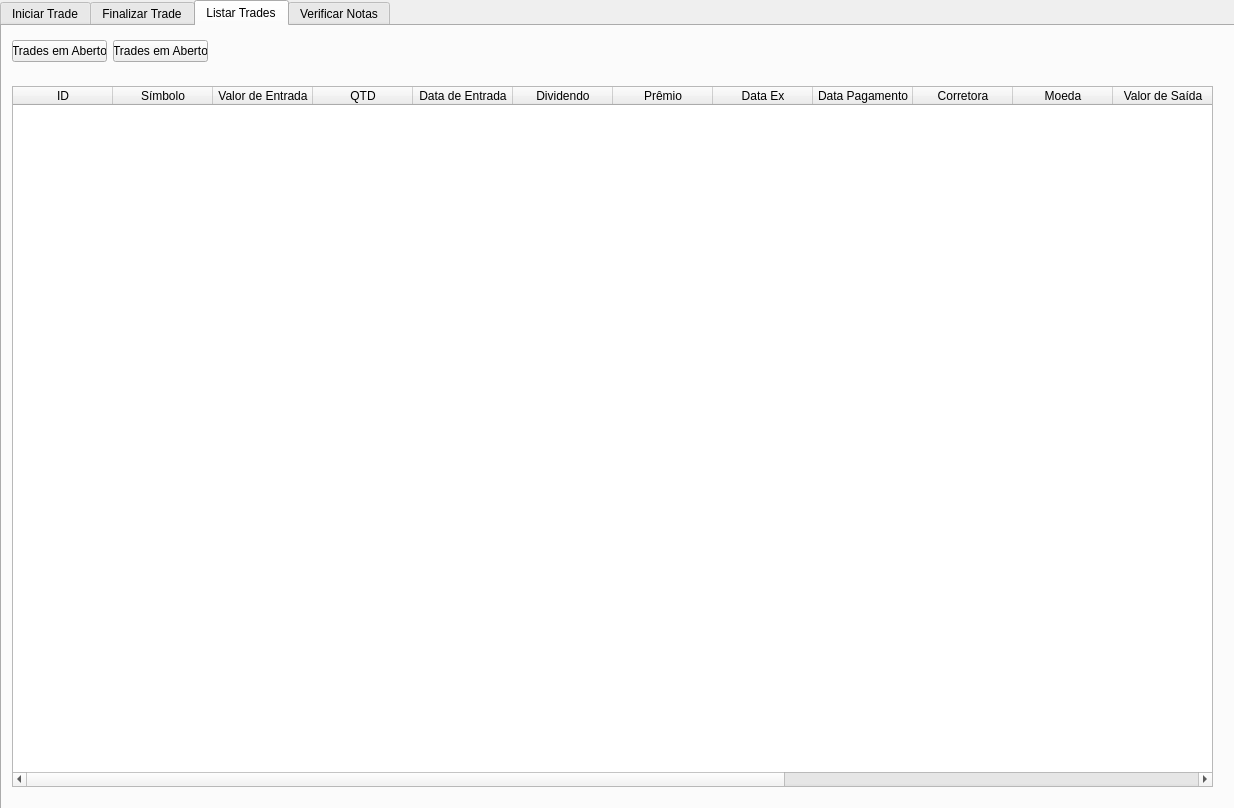
<?xml version="1.0" encoding="UTF-8"?>
<ui version="4.0">
 <class>Window_Ordens</class>
 <widget class="QDialog" name="Window_Ordens">
  <property name="geometry">
   <rect>
    <x>0</x>
    <y>0</y>
    <width>1234</width>
    <height>808</height>
   </rect>
  </property>
  <property name="windowTitle">
   <string>Dialog</string>
  </property>
  <widget class="QTabWidget" name="tabWidget">
   <property name="geometry">
    <rect>
     <x>0</x>
     <y>0</y>
     <width>1241</width>
     <height>811</height>
    </rect>
   </property>
   <property name="currentIndex">
    <number>2</number>
   </property>
   <widget class="QWidget" name="tab">
    <attribute name="title">
     <string>Iniciar Trade</string>
    </attribute>
    <widget class="QGroupBox" name="groupBox_2">
     <property name="geometry">
      <rect>
       <x>10</x>
       <y>10</y>
       <width>261</width>
       <height>161</height>
      </rect>
     </property>
     <property name="title">
      <string>Dados Iniciais</string>
     </property>
     <widget class="QWidget" name="gridLayoutWidget">
      <property name="geometry">
       <rect>
        <x>20</x>
        <y>20</y>
        <width>228</width>
        <height>129</height>
       </rect>
      </property>
      <layout class="QGridLayout" name="gridLayout">
       <item row="0" column="0">
        <widget class="QLabel" name="label_3">
         <property name="text">
          <string>Símbolo:</string>
         </property>
         <property name="alignment">
          <set>Qt::AlignRight|Qt::AlignTrailing|Qt::AlignVCenter</set>
         </property>
        </widget>
       </item>
       <item row="3" column="1">
        <widget class="QLineEdit" name="lineEdit_4">
         <property name="placeholderText">
          <string>12.34.5678</string>
         </property>
        </widget>
       </item>
       <item row="2" column="1">
        <widget class="QLineEdit" name="lineEdit_3">
         <property name="placeholderText">
          <string>123</string>
         </property>
        </widget>
       </item>
       <item row="1" column="0">
        <widget class="QLabel" name="label_4">
         <property name="text">
          <string>Valor de Entrada:</string>
         </property>
         <property name="alignment">
          <set>Qt::AlignRight|Qt::AlignTrailing|Qt::AlignVCenter</set>
         </property>
        </widget>
       </item>
       <item row="3" column="0">
        <widget class="QLabel" name="label_6">
         <property name="text">
          <string>Data de Entrada:</string>
         </property>
         <property name="alignment">
          <set>Qt::AlignRight|Qt::AlignTrailing|Qt::AlignVCenter</set>
         </property>
        </widget>
       </item>
       <item row="1" column="1">
        <widget class="QLineEdit" name="lineEdit_2">
         <property name="placeholderText">
          <string>123.456</string>
         </property>
        </widget>
       </item>
       <item row="0" column="1">
        <widget class="QLineEdit" name="lineEdit">
         <property name="placeholderText">
          <string>Ex: AAA</string>
         </property>
        </widget>
       </item>
       <item row="2" column="0">
        <widget class="QLabel" name="label_5">
         <property name="text">
          <string>Quantidade:</string>
         </property>
         <property name="alignment">
          <set>Qt::AlignRight|Qt::AlignTrailing|Qt::AlignVCenter</set>
         </property>
        </widget>
       </item>
       <item row="4" column="0">
        <widget class="QPushButton" name="pushButton_2">
         <property name="text">
          <string>Iniciar</string>
         </property>
        </widget>
       </item>
      </layout>
     </widget>
    </widget>
    <widget class="QGroupBox" name="groupBox_3">
     <property name="geometry">
      <rect>
       <x>290</x>
       <y>10</y>
       <width>391</width>
       <height>161</height>
      </rect>
     </property>
     <property name="title">
      <string>Verificação</string>
     </property>
     <widget class="QWidget" name="gridLayoutWidget_2">
      <property name="geometry">
       <rect>
        <x>-150</x>
        <y>20</y>
        <width>581</width>
        <height>131</height>
       </rect>
      </property>
      <layout class="QGridLayout" name="gridLayout_2">
       <item row="2" column="1">
        <widget class="QLabel" name="label_12">
         <property name="text">
          <string>TextLabel</string>
         </property>
        </widget>
       </item>
       <item row="1" column="0">
        <widget class="QLabel" name="label_8">
         <property name="text">
          <string>Moeda:</string>
         </property>
         <property name="alignment">
          <set>Qt::AlignRight|Qt::AlignTrailing|Qt::AlignVCenter</set>
         </property>
        </widget>
       </item>
       <item row="1" column="1">
        <widget class="QLabel" name="label_10">
         <property name="text">
          <string>TextLabel</string>
         </property>
        </widget>
       </item>
       <item row="0" column="0">
        <widget class="QLabel" name="label_7">
         <property name="text">
          <string>Nome da Empresa:</string>
         </property>
         <property name="alignment">
          <set>Qt::AlignRight|Qt::AlignTrailing|Qt::AlignVCenter</set>
         </property>
        </widget>
       </item>
       <item row="3" column="0">
        <widget class="QLabel" name="label_13">
         <property name="text">
          <string>Próximo Dividendo:</string>
         </property>
         <property name="alignment">
          <set>Qt::AlignRight|Qt::AlignTrailing|Qt::AlignVCenter</set>
         </property>
        </widget>
       </item>
       <item row="2" column="0">
        <widget class="QLabel" name="label_11">
         <property name="text">
          <string>Frequencia de Dividendos:</string>
         </property>
         <property name="alignment">
          <set>Qt::AlignRight|Qt::AlignTrailing|Qt::AlignVCenter</set>
         </property>
        </widget>
       </item>
       <item row="3" column="1">
        <widget class="QLabel" name="label_14">
         <property name="text">
          <string>TextLabel</string>
         </property>
        </widget>
       </item>
       <item row="0" column="1">
        <widget class="QLabel" name="label_9">
         <property name="text">
          <string>TextLabel</string>
         </property>
        </widget>
       </item>
       <item row="4" column="0">
        <widget class="QLabel" name="label_15">
         <property name="text">
          <string>Valor:</string>
         </property>
         <property name="alignment">
          <set>Qt::AlignRight|Qt::AlignTrailing|Qt::AlignVCenter</set>
         </property>
        </widget>
       </item>
       <item row="4" column="1">
        <widget class="QLabel" name="label_16">
         <property name="text">
          <string>TextLabel</string>
         </property>
        </widget>
       </item>
      </layout>
     </widget>
    </widget>
    <widget class="QGroupBox" name="groupBox_4">
     <property name="geometry">
      <rect>
       <x>710</x>
       <y>10</y>
       <width>281</width>
       <height>211</height>
      </rect>
     </property>
     <property name="title">
      <string>Inserção</string>
     </property>
     <widget class="QWidget" name="gridLayoutWidget_3">
      <property name="geometry">
       <rect>
        <x>10</x>
        <y>20</y>
        <width>251</width>
        <height>181</height>
       </rect>
      </property>
      <layout class="QGridLayout" name="gridLayout_3">
       <item row="3" column="0">
        <widget class="QLabel" name="label_20">
         <property name="text">
          <string>Data Pagamento:</string>
         </property>
         <property name="alignment">
          <set>Qt::AlignRight|Qt::AlignTrailing|Qt::AlignVCenter</set>
         </property>
        </widget>
       </item>
       <item row="0" column="1">
        <widget class="QLineEdit" name="lineEdit_5">
         <property name="placeholderText">
          <string>123.456</string>
         </property>
        </widget>
       </item>
       <item row="1" column="0">
        <widget class="QLabel" name="label_18">
         <property name="text">
          <string>Premio:</string>
         </property>
         <property name="alignment">
          <set>Qt::AlignRight|Qt::AlignTrailing|Qt::AlignVCenter</set>
         </property>
        </widget>
       </item>
       <item row="2" column="0">
        <widget class="QLabel" name="label_19">
         <property name="text">
          <string>Data Ex:</string>
         </property>
         <property name="alignment">
          <set>Qt::AlignRight|Qt::AlignTrailing|Qt::AlignVCenter</set>
         </property>
        </widget>
       </item>
       <item row="2" column="1">
        <widget class="QLineEdit" name="lineEdit_7">
         <property name="placeholderText">
          <string>12.34.5678</string>
         </property>
        </widget>
       </item>
       <item row="3" column="1">
        <widget class="QLineEdit" name="lineEdit_8">
         <property name="placeholderText">
          <string>12.34.5678</string>
         </property>
        </widget>
       </item>
       <item row="0" column="0">
        <widget class="QLabel" name="label_17">
         <property name="text">
          <string>Dividendo:</string>
         </property>
         <property name="alignment">
          <set>Qt::AlignRight|Qt::AlignTrailing|Qt::AlignVCenter</set>
         </property>
        </widget>
       </item>
       <item row="1" column="1">
        <widget class="QLineEdit" name="lineEdit_6">
         <property name="placeholderText">
          <string>123.456</string>
         </property>
        </widget>
       </item>
       <item row="4" column="1">
        <widget class="QLineEdit" name="lineEdit_9">
         <property name="placeholderText">
          <string>Aaaa</string>
         </property>
        </widget>
       </item>
       <item row="6" column="0">
        <widget class="QPushButton" name="pushButton_3">
         <property name="text">
          <string>Inserir Trade na Lista</string>
         </property>
        </widget>
       </item>
       <item row="4" column="0">
        <widget class="QLabel" name="label_21">
         <property name="text">
          <string>Corretora:</string>
         </property>
         <property name="alignment">
          <set>Qt::AlignRight|Qt::AlignTrailing|Qt::AlignVCenter</set>
         </property>
        </widget>
       </item>
       <item row="5" column="0">
        <widget class="QLabel" name="label">
         <property name="text">
          <string>Moeda:</string>
         </property>
         <property name="alignment">
          <set>Qt::AlignRight|Qt::AlignTrailing|Qt::AlignVCenter</set>
         </property>
        </widget>
       </item>
       <item row="5" column="1">
        <widget class="QLineEdit" name="lineEdit_10">
         <property name="placeholderText">
          <string>AAA</string>
         </property>
        </widget>
       </item>
      </layout>
     </widget>
    </widget>
   </widget>
   <widget class="QWidget" name="tab_2">
    <attribute name="title">
     <string>Finalizar Trade</string>
    </attribute>
    <widget class="QGroupBox" name="groupBox_6">
     <property name="geometry">
      <rect>
       <x>10</x>
       <y>10</y>
       <width>261</width>
       <height>291</height>
      </rect>
     </property>
     <property name="title">
      <string>Dados Iniciais</string>
     </property>
     <widget class="QWidget" name="gridLayoutWidget_5">
      <property name="geometry">
       <rect>
        <x>20</x>
        <y>20</y>
        <width>228</width>
        <height>251</height>
       </rect>
      </property>
      <layout class="QGridLayout" name="gridLayout_5">
       <item row="0" column="0">
        <widget class="QLabel" name="label_27">
         <property name="text">
          <string>ID:</string>
         </property>
         <property name="alignment">
          <set>Qt::AlignRight|Qt::AlignTrailing|Qt::AlignVCenter</set>
         </property>
        </widget>
       </item>
       <item row="6" column="1">
        <widget class="QLabel" name="label_24">
         <property name="text">
          <string>TextLabel</string>
         </property>
        </widget>
       </item>
       <item row="1" column="1">
        <widget class="QLineEdit" name="lineEdit_17">
         <property name="placeholderText">
          <string>123.456</string>
         </property>
        </widget>
       </item>
       <item row="7" column="0">
        <widget class="QLabel" name="label_31">
         <property name="text">
          <string>Acerto:</string>
         </property>
         <property name="alignment">
          <set>Qt::AlignRight|Qt::AlignTrailing|Qt::AlignVCenter</set>
         </property>
        </widget>
       </item>
       <item row="3" column="0">
        <widget class="QLabel" name="label_29">
         <property name="text">
          <string>Data de Saída:</string>
         </property>
         <property name="alignment">
          <set>Qt::AlignRight|Qt::AlignTrailing|Qt::AlignVCenter</set>
         </property>
        </widget>
       </item>
       <item row="2" column="0">
        <widget class="QLabel" name="label_30">
         <property name="text">
          <string>Quantidade:</string>
         </property>
         <property name="alignment">
          <set>Qt::AlignRight|Qt::AlignTrailing|Qt::AlignVCenter</set>
         </property>
        </widget>
       </item>
       <item row="1" column="0">
        <widget class="QLabel" name="label_28">
         <property name="text">
          <string>Valor de Saída:</string>
         </property>
         <property name="alignment">
          <set>Qt::AlignRight|Qt::AlignTrailing|Qt::AlignVCenter</set>
         </property>
        </widget>
       </item>
       <item row="0" column="1">
        <widget class="QLineEdit" name="lineEdit_18">
         <property name="placeholderText">
          <string>Ex: 123</string>
         </property>
        </widget>
       </item>
       <item row="2" column="1">
        <widget class="QLineEdit" name="lineEdit_16">
         <property name="placeholderText">
          <string>123</string>
         </property>
        </widget>
       </item>
       <item row="7" column="1">
        <widget class="QLabel" name="label_22">
         <property name="text">
          <string>TextLabel</string>
         </property>
        </widget>
       </item>
       <item row="3" column="1">
        <widget class="QLineEdit" name="lineEdit_15">
         <property name="placeholderText">
          <string>12.34.5678</string>
         </property>
        </widget>
       </item>
       <item row="5" column="1">
        <widget class="QLabel" name="label_33">
         <property name="text">
          <string>TextLabel</string>
         </property>
        </widget>
       </item>
       <item row="5" column="0">
        <widget class="QLabel" name="label_25">
         <property name="text">
          <string>Ganho Real:</string>
         </property>
         <property name="alignment">
          <set>Qt::AlignRight|Qt::AlignTrailing|Qt::AlignVCenter</set>
         </property>
        </widget>
       </item>
       <item row="4" column="0">
        <widget class="QPushButton" name="pushButton_5">
         <property name="text">
          <string>Calcular</string>
         </property>
        </widget>
       </item>
       <item row="6" column="0">
        <widget class="QLabel" name="label_23">
         <property name="text">
          <string>Ganho Percentual</string>
         </property>
         <property name="alignment">
          <set>Qt::AlignRight|Qt::AlignTrailing|Qt::AlignVCenter</set>
         </property>
        </widget>
       </item>
       <item row="8" column="0">
        <widget class="QPushButton" name="pushButton_7">
         <property name="text">
          <string>Finalizar</string>
         </property>
        </widget>
       </item>
      </layout>
     </widget>
    </widget>
   </widget>
   <widget class="QWidget" name="tab_3">
    <attribute name="title">
     <string>Listar Trades</string>
    </attribute>
    <widget class="QWidget" name="gridLayoutWidget_4">
     <property name="geometry">
      <rect>
       <x>10</x>
       <y>10</y>
       <width>196</width>
       <height>31</height>
      </rect>
     </property>
     <layout class="QGridLayout" name="gridLayout_4">
      <item row="0" column="0">
       <widget class="QPushButton" name="pushButton_4">
        <property name="text">
         <string>Trades em Aberto</string>
        </property>
       </widget>
      </item>
      <item row="0" column="1">
       <widget class="QPushButton" name="pushButton_6">
        <property name="text">
         <string>Trades em Aberto</string>
        </property>
       </widget>
      </item>
     </layout>
    </widget>
    <widget class="QTableWidget" name="tableWidget_2">
     <property name="geometry">
      <rect>
       <x>10</x>
       <y>60</y>
       <width>1201</width>
       <height>701</height>
      </rect>
     </property>
     <column>
      <property name="text">
       <string>ID</string>
      </property>
     </column>
     <column>
      <property name="text">
       <string>Símbolo</string>
      </property>
     </column>
     <column>
      <property name="text">
       <string>Valor de Entrada</string>
      </property>
     </column>
     <column>
      <property name="text">
       <string>QTD</string>
      </property>
     </column>
     <column>
      <property name="text">
       <string>Data de Entrada</string>
      </property>
     </column>
     <column>
      <property name="text">
       <string>Dividendo</string>
      </property>
     </column>
     <column>
      <property name="text">
       <string>Prêmio</string>
      </property>
     </column>
     <column>
      <property name="text">
       <string>Data Ex</string>
      </property>
     </column>
     <column>
      <property name="text">
       <string>Data Pagamento</string>
      </property>
     </column>
     <column>
      <property name="text">
       <string>Corretora</string>
      </property>
     </column>
     <column>
      <property name="text">
       <string>Moeda</string>
      </property>
     </column>
     <column>
      <property name="text">
       <string>Valor de Saída</string>
      </property>
     </column>
     <column>
      <property name="text">
       <string>Quantidade</string>
      </property>
     </column>
     <column>
      <property name="text">
       <string>Data de Saída</string>
      </property>
     </column>
     <column>
      <property name="text">
       <string>Ganho Real</string>
      </property>
     </column>
     <column>
      <property name="text">
       <string>Ganho Percentual</string>
      </property>
     </column>
     <column>
      <property name="text">
       <string>Acerto</string>
      </property>
     </column>
    </widget>
   </widget>
   <widget class="QWidget" name="tab_4">
    <attribute name="title">
     <string>Verificar Notas</string>
    </attribute>
    <widget class="QPushButton" name="pushButton">
     <property name="geometry">
      <rect>
       <x>20</x>
       <y>20</y>
       <width>75</width>
       <height>23</height>
      </rect>
     </property>
     <property name="text">
      <string>Verificar</string>
     </property>
    </widget>
    <widget class="QWidget" name="verticalLayoutWidget">
     <property name="geometry">
      <rect>
       <x>110</x>
       <y>0</y>
       <width>811</width>
       <height>92</height>
      </rect>
     </property>
     <layout class="QVBoxLayout" name="verticalLayout">
      <item>
       <widget class="QTableWidget" name="tableWidget">
        <column>
         <property name="text">
          <string>Nome</string>
         </property>
        </column>
        <column>
         <property name="text">
          <string>Extensão</string>
         </property>
        </column>
       </widget>
      </item>
     </layout>
    </widget>
    <widget class="QLabel" name="label_2">
     <property name="geometry">
      <rect>
       <x>120</x>
       <y>110</y>
       <width>791</width>
       <height>601</height>
      </rect>
     </property>
     <property name="text">
      <string/>
     </property>
    </widget>
    <widget class="QGroupBox" name="groupBox">
     <property name="geometry">
      <rect>
       <x>950</x>
       <y>10</y>
       <width>251</width>
       <height>391</height>
      </rect>
     </property>
     <property name="title">
      <string>Texto da Imagem</string>
     </property>
    </widget>
    <zorder>groupBox</zorder>
    <zorder>pushButton</zorder>
    <zorder>verticalLayoutWidget</zorder>
    <zorder>label_2</zorder>
   </widget>
  </widget>
 </widget>
 <resources/>
 <connections/>
</ui>
